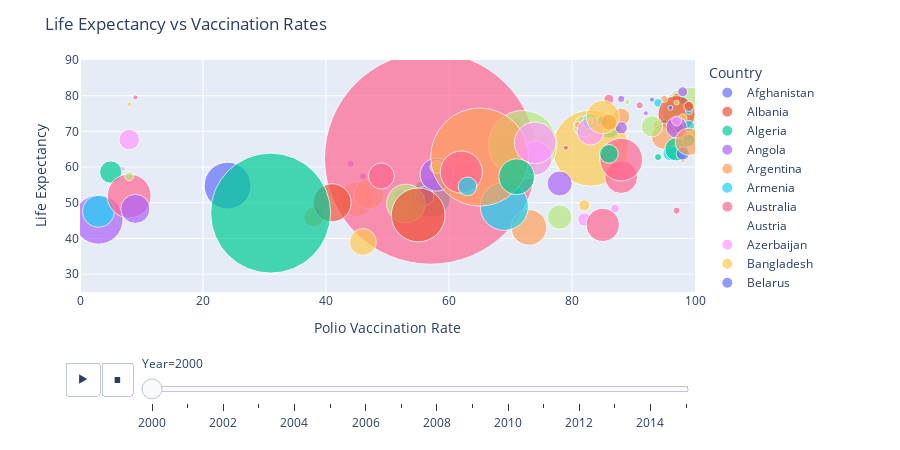

The notebook cell saved with this chart:
### Code cell
import plotly.express as px
import pandas as pd

# Read the CSV file into a DataFrame
df = pd.read_csv('life_expectancy.csv')

# Drop rows with NaN values in Population (if applicable)
df = df.dropna(subset=['Population'])

# Ensure that 'Country' and 'Year' are present as columns
years_sorted = sorted(df['Year'].unique())

# Create the scatter plot with Plotly Express
fig = px.scatter(df, 
                 x='Polio', 
                 y='Life expectancy', 
                 animation_frame='Year', 
                 animation_group='Country',
                 size='infant deaths', 
                 color='Country', 
                 hover_name='Country',
                 size_max=150, 
                 range_x=[0, 100], 
                 range_y=[25, 90],
                 height=450,
                 category_orders={'Year': years_sorted})

# Update the layout with x-axis titles and other configurations
fig.update_layout(
    title="Life Expectancy vs Vaccination Rates",
    xaxis=dict(title='Polio Vaccination Rate '),   # Initial x-axis title
    yaxis=dict(title='Life Expectancy'),          # y-axis title
    showlegend=True,
)

# Show the plot
fig.show()
